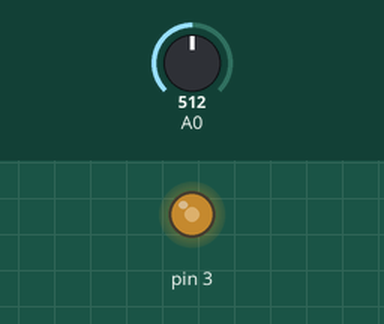
Simulated run of this sketch. Board: Arduino Uno, built with avr-gcc and run on an emulated ATmega328P. On the bench: output pins drawn as LEDs (lit = HIGH). The inputs (shaded band) are chosen by the test bench; at power-on: A0 = 512.

Above: at 1.2 s.
1.3 s: A0 set to 716
At 2.5 s:
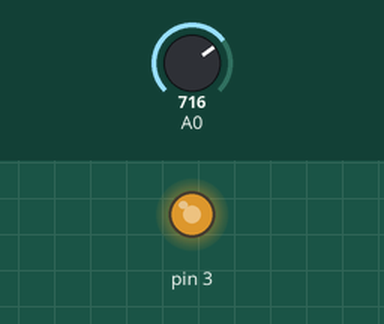
2.8 s: A0 set to 900
At 3.7 s:
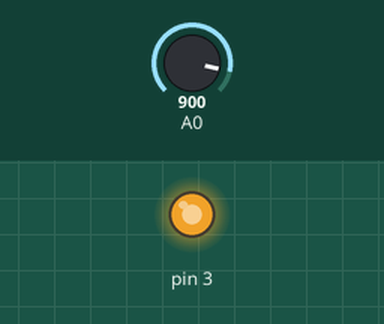
4.3 s: A0 set to 122
At 4.9 s:
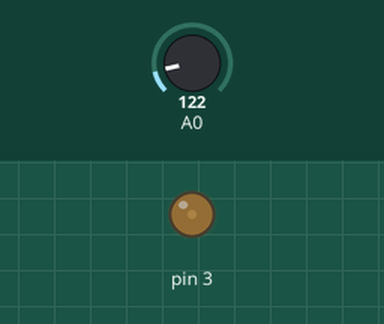
5.8 s: A0 set to 0
At 7.0 s:
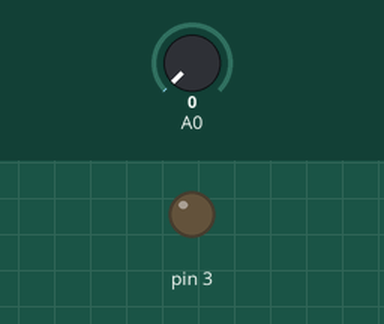
7.3 s: A0 set to 511
At 8.4 s:
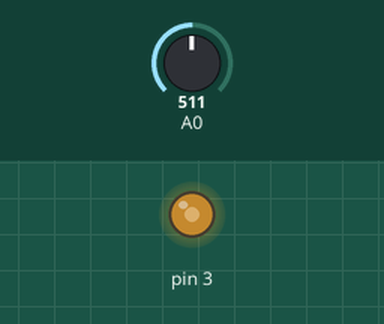
Timing chart, 0 to 9.8 s (numbered marks = the images above; inputs shaded):
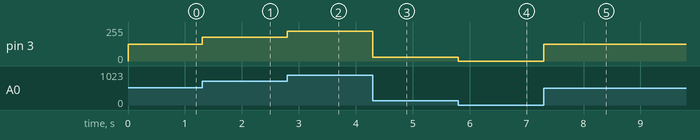

Measured:
- after the input at 1.3 s, pin 3: 127/255 → 178/255 at once
- after the input at 2.8 s, pin 3: 178/255 → 224/255 at once
- after the input at 4.3 s, pin 3: 224/255 → 30/255 at once
- after the input at 5.8 s, pin 3: 30/255 → 0/255 at once
- after the input at 7.3 s, pin 3: 0/255 → 127/255 at once

The sketch:

04.Homework.ino
```cpp
void setup() {
  Serial.begin(9600);
  pinMode(3, OUTPUT);
}

void loop() {
  int val = analogRead(0);
  val = map(val, 0, 1023, 0, 255);
  analogWrite(3, val);
}
```
